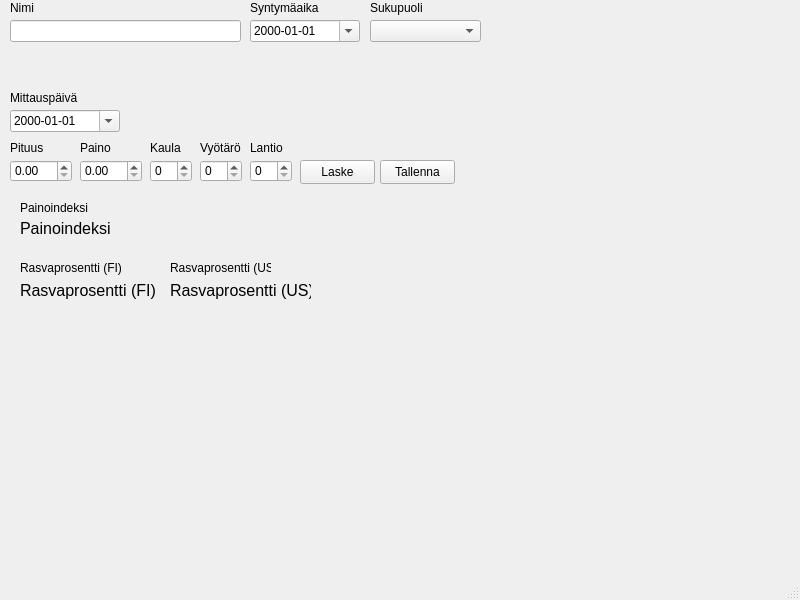
<?xml version="1.0" encoding="UTF-8"?>
<ui version="4.0">
 <class>MainWindow</class>
 <widget class="QMainWindow" name="MainWindow">
  <property name="geometry">
   <rect>
    <x>0</x>
    <y>0</y>
    <width>800</width>
    <height>600</height>
   </rect>
  </property>
  <property name="windowTitle">
   <string>MainWindow</string>
  </property>
  <widget class="QWidget" name="centralwidget">
   <widget class="QLineEdit" name="nameLineEdit">
    <property name="geometry">
     <rect>
      <x>10</x>
      <y>20</y>
      <width>231</width>
      <height>22</height>
     </rect>
    </property>
    <property name="font">
     <font>
      <pointsize>10</pointsize>
     </font>
    </property>
    <property name="toolTip">
     <string>&lt;html&gt;&lt;head/&gt;&lt;body&gt;&lt;p&gt;Syötä tähän oma nimesi&lt;/p&gt;&lt;/body&gt;&lt;/html&gt;</string>
    </property>
   </widget>
   <widget class="QLabel" name="nameLabel">
    <property name="geometry">
     <rect>
      <x>10</x>
      <y>0</y>
      <width>49</width>
      <height>16</height>
     </rect>
    </property>
    <property name="text">
     <string>Nimi</string>
    </property>
   </widget>
   <widget class="QDateEdit" name="weighingDateEdit">
    <property name="geometry">
     <rect>
      <x>10</x>
      <y>110</y>
      <width>110</width>
      <height>22</height>
     </rect>
    </property>
    <property name="locale">
     <locale language="Finnish" country="Finland"/>
    </property>
    <property name="displayFormat">
     <string>yyyy-MM-dd</string>
    </property>
    <property name="calendarPopup">
     <bool>true</bool>
    </property>
   </widget>
   <widget class="QLabel" name="label">
    <property name="geometry">
     <rect>
      <x>10</x>
      <y>90</y>
      <width>91</width>
      <height>16</height>
     </rect>
    </property>
    <property name="text">
     <string>Mittauspäivä</string>
    </property>
   </widget>
   <widget class="QDoubleSpinBox" name="heightSpinBox">
    <property name="geometry">
     <rect>
      <x>10</x>
      <y>160</y>
      <width>62</width>
      <height>22</height>
     </rect>
    </property>
   </widget>
   <widget class="QLabel" name="label_2">
    <property name="geometry">
     <rect>
      <x>10</x>
      <y>140</y>
      <width>49</width>
      <height>16</height>
     </rect>
    </property>
    <property name="text">
     <string>Pituus</string>
    </property>
   </widget>
   <widget class="QDoubleSpinBox" name="weightSpinBox">
    <property name="geometry">
     <rect>
      <x>80</x>
      <y>160</y>
      <width>62</width>
      <height>22</height>
     </rect>
    </property>
   </widget>
   <widget class="QLabel" name="label_3">
    <property name="geometry">
     <rect>
      <x>80</x>
      <y>140</y>
      <width>49</width>
      <height>16</height>
     </rect>
    </property>
    <property name="text">
     <string>Paino</string>
    </property>
   </widget>
   <widget class="QSpinBox" name="neckSpinBox">
    <property name="geometry">
     <rect>
      <x>150</x>
      <y>160</y>
      <width>42</width>
      <height>22</height>
     </rect>
    </property>
   </widget>
   <widget class="QSpinBox" name="waistSpinBox">
    <property name="geometry">
     <rect>
      <x>200</x>
      <y>160</y>
      <width>42</width>
      <height>22</height>
     </rect>
    </property>
   </widget>
   <widget class="QSpinBox" name="hipSpinBox">
    <property name="geometry">
     <rect>
      <x>250</x>
      <y>160</y>
      <width>42</width>
      <height>22</height>
     </rect>
    </property>
   </widget>
   <widget class="QLabel" name="label_4">
    <property name="geometry">
     <rect>
      <x>150</x>
      <y>140</y>
      <width>49</width>
      <height>16</height>
     </rect>
    </property>
    <property name="text">
     <string>Kaula</string>
    </property>
   </widget>
   <widget class="QLabel" name="label_5">
    <property name="geometry">
     <rect>
      <x>200</x>
      <y>140</y>
      <width>49</width>
      <height>16</height>
     </rect>
    </property>
    <property name="text">
     <string>Vyötärö</string>
    </property>
   </widget>
   <widget class="QLabel" name="label_6">
    <property name="geometry">
     <rect>
      <x>250</x>
      <y>140</y>
      <width>49</width>
      <height>16</height>
     </rect>
    </property>
    <property name="text">
     <string>Lantio</string>
    </property>
   </widget>
   <widget class="QPushButton" name="calculatePushButton">
    <property name="geometry">
     <rect>
      <x>300</x>
      <y>160</y>
      <width>75</width>
      <height>24</height>
     </rect>
    </property>
    <property name="text">
     <string>Laske</string>
    </property>
   </widget>
   <widget class="QPushButton" name="savePushButton">
    <property name="geometry">
     <rect>
      <x>380</x>
      <y>160</y>
      <width>75</width>
      <height>24</height>
     </rect>
    </property>
    <property name="text">
     <string>Tallenna</string>
    </property>
   </widget>
   <widget class="QDateEdit" name="birthDateEdit">
    <property name="geometry">
     <rect>
      <x>250</x>
      <y>20</y>
      <width>110</width>
      <height>22</height>
     </rect>
    </property>
    <property name="locale">
     <locale language="Finnish" country="Finland"/>
    </property>
    <property name="displayFormat">
     <string>yyyy-MM-dd</string>
    </property>
    <property name="calendarPopup">
     <bool>true</bool>
    </property>
   </widget>
   <widget class="QLabel" name="label_7">
    <property name="geometry">
     <rect>
      <x>250</x>
      <y>0</y>
      <width>91</width>
      <height>16</height>
     </rect>
    </property>
    <property name="text">
     <string>Syntymäaika</string>
    </property>
   </widget>
   <widget class="QComboBox" name="genderComboBox">
    <property name="geometry">
     <rect>
      <x>370</x>
      <y>20</y>
      <width>111</width>
      <height>22</height>
     </rect>
    </property>
    <property name="locale">
     <locale language="Finnish" country="Finland"/>
    </property>
    <property name="placeholderText">
     <string>Valitse sukupuoli</string>
    </property>
    <item>
     <property name="text">
      <string>Mies</string>
     </property>
    </item>
    <item>
     <property name="text">
      <string>Nainen</string>
     </property>
    </item>
   </widget>
   <widget class="QLabel" name="bmiLabel">
    <property name="geometry">
     <rect>
      <x>20</x>
      <y>220</y>
      <width>311</width>
      <height>16</height>
     </rect>
    </property>
    <property name="font">
     <font>
      <pointsize>12</pointsize>
     </font>
    </property>
    <property name="text">
     <string>Painoindeksi</string>
    </property>
   </widget>
   <widget class="QLabel" name="fatFiLabel">
    <property name="geometry">
     <rect>
      <x>20</x>
      <y>280</y>
      <width>141</width>
      <height>21</height>
     </rect>
    </property>
    <property name="font">
     <font>
      <pointsize>12</pointsize>
     </font>
    </property>
    <property name="text">
     <string>Rasvaprosentti (FI)</string>
    </property>
   </widget>
   <widget class="QLabel" name="fatUsLabel">
    <property name="geometry">
     <rect>
      <x>170</x>
      <y>280</y>
      <width>141</width>
      <height>21</height>
     </rect>
    </property>
    <property name="font">
     <font>
      <pointsize>12</pointsize>
     </font>
    </property>
    <property name="text">
     <string>Rasvaprosentti (US)</string>
    </property>
   </widget>
   <widget class="QLabel" name="label_11">
    <property name="geometry">
     <rect>
      <x>20</x>
      <y>200</y>
      <width>81</width>
      <height>16</height>
     </rect>
    </property>
    <property name="text">
     <string>Painoindeksi</string>
    </property>
   </widget>
   <widget class="QLabel" name="label_12">
    <property name="geometry">
     <rect>
      <x>20</x>
      <y>260</y>
      <width>101</width>
      <height>16</height>
     </rect>
    </property>
    <property name="text">
     <string>Rasvaprosentti (FI)</string>
    </property>
   </widget>
   <widget class="QLabel" name="label_13">
    <property name="geometry">
     <rect>
      <x>170</x>
      <y>260</y>
      <width>101</width>
      <height>16</height>
     </rect>
    </property>
    <property name="text">
     <string>Rasvaprosentti (US)</string>
    </property>
   </widget>
   <widget class="QLabel" name="label_14">
    <property name="geometry">
     <rect>
      <x>370</x>
      <y>0</y>
      <width>61</width>
      <height>16</height>
     </rect>
    </property>
    <property name="text">
     <string>Sukupuoli</string>
    </property>
   </widget>
  </widget>
  <widget class="QMenuBar" name="menubar">
   <property name="geometry">
    <rect>
     <x>0</x>
     <y>0</y>
     <width>800</width>
     <height>21</height>
    </rect>
   </property>
  </widget>
  <widget class="QStatusBar" name="statusbar"/>
 </widget>
 <resources/>
 <connections/>
</ui>
